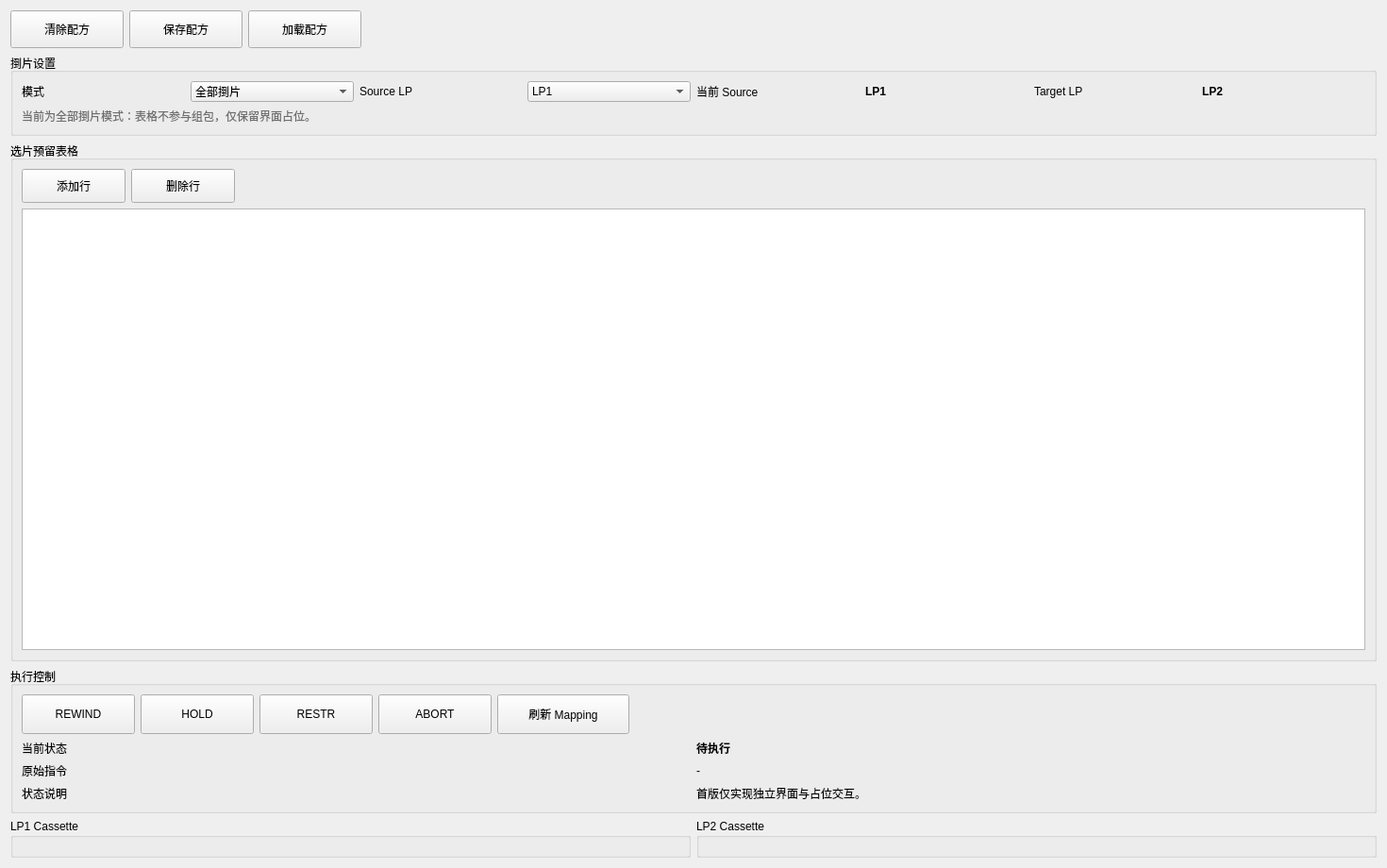
<?xml version="1.0" encoding="UTF-8"?>
<ui version="4.0">
 <class>LPRewindWidget</class>
 <widget class="QWidget" name="LPRewindWidget">
  <property name="geometry">
   <rect>
    <x>0</x>
    <y>0</y>
    <width>1470</width>
    <height>920</height>
   </rect>
  </property>
  <property name="windowTitle">
   <string>LP Rewind</string>
  </property>
  <layout class="QVBoxLayout" name="main_vertical_layout">
   <item>
    <layout class="QHBoxLayout" name="recipe_button_layout">
     <item>
      <widget class="QPushButton" name="clear_recipe_btn">
       <property name="minimumSize">
        <size>
         <width>120</width>
         <height>40</height>
        </size>
       </property>
       <property name="text">
        <string>清除配方</string>
       </property>
      </widget>
     </item>
     <item>
      <widget class="QPushButton" name="save_recipe_btn">
       <property name="minimumSize">
        <size>
         <width>120</width>
         <height>40</height>
        </size>
       </property>
       <property name="text">
        <string>保存配方</string>
       </property>
      </widget>
     </item>
     <item>
      <widget class="QPushButton" name="load_recipe_btn">
       <property name="minimumSize">
        <size>
         <width>120</width>
         <height>40</height>
        </size>
       </property>
       <property name="text">
        <string>加载配方</string>
       </property>
      </widget>
     </item>
     <item>
      <spacer name="recipe_button_spacer">
       <property name="orientation">
        <enum>Qt::Horizontal</enum>
       </property>
       <property name="sizeHint" stdset="0">
        <size>
         <width>40</width>
         <height>20</height>
        </size>
       </property>
      </spacer>
     </item>
    </layout>
   </item>
   <item>
    <widget class="QGroupBox" name="setting_group_box">
     <property name="title">
      <string>捯片设置</string>
     </property>
     <layout class="QGridLayout" name="setting_grid_layout">
      <item row="0" column="0">
       <widget class="QLabel" name="mode_title_label">
        <property name="text">
         <string>模式</string>
        </property>
       </widget>
      </item>
      <item row="0" column="1">
       <widget class="QComboBox" name="mode_combo_box">
        <item>
         <property name="text">
          <string>全部捯片</string>
         </property>
        </item>
        <item>
         <property name="text">
          <string>选片捯片(预留)</string>
         </property>
        </item>
       </widget>
      </item>
      <item row="0" column="2">
       <widget class="QLabel" name="source_title_label">
        <property name="text">
         <string>Source LP</string>
        </property>
       </widget>
      </item>
      <item row="0" column="3">
       <widget class="QComboBox" name="source_lp_combo_box">
        <item>
         <property name="text">
          <string>LP1</string>
         </property>
        </item>
        <item>
         <property name="text">
          <string>LP2</string>
         </property>
        </item>
       </widget>
      </item>
      <item row="0" column="4">
       <widget class="QLabel" name="source_value_title_label">
        <property name="text">
         <string>当前 Source</string>
        </property>
       </widget>
      </item>
      <item row="0" column="5">
       <widget class="QLabel" name="source_lp_value_label">
        <property name="minimumSize">
         <size>
          <width>80</width>
          <height>0</height>
         </size>
        </property>
        <property name="styleSheet">
         <string notr="true">font-weight: bold;</string>
        </property>
        <property name="text">
         <string>LP1</string>
        </property>
       </widget>
      </item>
      <item row="0" column="6">
       <widget class="QLabel" name="target_title_label">
        <property name="text">
         <string>Target LP</string>
        </property>
       </widget>
      </item>
      <item row="0" column="7">
       <widget class="QLabel" name="target_lp_value_label">
        <property name="minimumSize">
         <size>
          <width>80</width>
          <height>0</height>
         </size>
        </property>
        <property name="styleSheet">
         <string notr="true">font-weight: bold;</string>
        </property>
        <property name="text">
         <string>LP2</string>
        </property>
       </widget>
      </item>
      <item row="1" column="0" colspan="8">
       <widget class="QLabel" name="mode_hint_label">
        <property name="styleSheet">
         <string notr="true">color: rgb(110, 110, 110);</string>
        </property>
        <property name="text">
         <string>当前为全部捯片模式：表格不参与组包，仅保留界面占位。</string>
        </property>
        <property name="wordWrap">
         <bool>true</bool>
        </property>
       </widget>
      </item>
     </layout>
    </widget>
   </item>
   <item>
    <widget class="QGroupBox" name="table_group_box">
     <property name="title">
      <string>选片预留表格</string>
     </property>
     <layout class="QVBoxLayout" name="table_vertical_layout">
      <item>
       <layout class="QHBoxLayout" name="table_button_layout">
        <item>
         <widget class="QPushButton" name="add_row_btn">
          <property name="minimumSize">
           <size>
            <width>110</width>
            <height>36</height>
           </size>
          </property>
          <property name="text">
           <string>添加行</string>
          </property>
         </widget>
        </item>
        <item>
         <widget class="QPushButton" name="remove_row_btn">
          <property name="minimumSize">
           <size>
            <width>110</width>
            <height>36</height>
           </size>
          </property>
          <property name="text">
           <string>删除行</string>
          </property>
         </widget>
        </item>
        <item>
         <spacer name="table_button_spacer">
          <property name="orientation">
           <enum>Qt::Horizontal</enum>
          </property>
          <property name="sizeHint" stdset="0">
           <size>
            <width>40</width>
            <height>20</height>
           </size>
          </property>
         </spacer>
        </item>
       </layout>
      </item>
      <item>
       <widget class="QTableWidget" name="rewind_table">
        <property name="alternatingRowColors">
         <bool>true</bool>
        </property>
        <property name="selectionMode">
         <enum>QAbstractItemView::NoSelection</enum>
        </property>
        <property name="editTriggers">
         <set>QAbstractItemView::NoEditTriggers</set>
        </property>
       </widget>
      </item>
     </layout>
    </widget>
   </item>
   <item>
    <widget class="QGroupBox" name="control_group_box">
     <property name="title">
      <string>执行控制</string>
     </property>
     <layout class="QVBoxLayout" name="control_vertical_layout">
      <item>
       <layout class="QHBoxLayout" name="control_button_layout">
        <item>
         <widget class="QPushButton" name="rewind_btn">
          <property name="minimumSize">
           <size>
            <width>120</width>
            <height>42</height>
           </size>
          </property>
          <property name="text">
           <string>REWIND</string>
          </property>
         </widget>
        </item>
        <item>
         <widget class="QPushButton" name="hold_btn">
          <property name="minimumSize">
           <size>
            <width>120</width>
            <height>42</height>
           </size>
          </property>
          <property name="text">
           <string>HOLD</string>
          </property>
         </widget>
        </item>
        <item>
         <widget class="QPushButton" name="restr_btn">
          <property name="minimumSize">
           <size>
            <width>120</width>
            <height>42</height>
           </size>
          </property>
          <property name="text">
           <string>RESTR</string>
          </property>
         </widget>
        </item>
        <item>
         <widget class="QPushButton" name="abort_btn">
          <property name="minimumSize">
           <size>
            <width>120</width>
            <height>42</height>
           </size>
          </property>
          <property name="text">
           <string>ABORT</string>
          </property>
         </widget>
        </item>
        <item>
         <widget class="QPushButton" name="refresh_mapping_btn">
          <property name="minimumSize">
           <size>
            <width>140</width>
            <height>42</height>
           </size>
          </property>
          <property name="text">
           <string>刷新 Mapping</string>
          </property>
         </widget>
        </item>
        <item>
         <spacer name="control_button_spacer">
          <property name="orientation">
           <enum>Qt::Horizontal</enum>
          </property>
          <property name="sizeHint" stdset="0">
           <size>
            <width>40</width>
            <height>20</height>
           </size>
          </property>
         </spacer>
        </item>
       </layout>
      </item>
      <item>
       <layout class="QGridLayout" name="status_grid_layout">
        <item row="0" column="0">
         <widget class="QLabel" name="state_title_label">
          <property name="text">
           <string>当前状态</string>
          </property>
         </widget>
        </item>
        <item row="0" column="1">
         <widget class="QLabel" name="state_value_label">
          <property name="styleSheet">
           <string notr="true">font-weight: bold;</string>
          </property>
          <property name="text">
           <string>待执行</string>
          </property>
         </widget>
        </item>
        <item row="1" column="0">
         <widget class="QLabel" name="command_title_label">
          <property name="text">
           <string>原始指令</string>
          </property>
         </widget>
        </item>
        <item row="1" column="1">
         <widget class="QLabel" name="command_value_label">
          <property name="text">
           <string>-</string>
          </property>
          <property name="wordWrap">
           <bool>true</bool>
          </property>
         </widget>
        </item>
        <item row="2" column="0">
         <widget class="QLabel" name="detail_title_label">
          <property name="text">
           <string>状态说明</string>
          </property>
         </widget>
        </item>
        <item row="2" column="1">
         <widget class="QLabel" name="detail_value_label">
          <property name="text">
           <string>首版仅实现独立界面与占位交互。</string>
          </property>
          <property name="wordWrap">
           <bool>true</bool>
          </property>
         </widget>
        </item>
       </layout>
      </item>
     </layout>
    </widget>
   </item>
   <item>
    <layout class="QHBoxLayout" name="cassette_horizontal_layout">
     <item>
      <widget class="QGroupBox" name="lp1_group_box">
       <property name="title">
        <string>LP1 Cassette</string>
       </property>
       <layout class="QVBoxLayout" name="lp1_cassette_layout"/>
      </widget>
     </item>
     <item>
      <widget class="QGroupBox" name="lp2_group_box">
       <property name="title">
        <string>LP2 Cassette</string>
       </property>
       <layout class="QVBoxLayout" name="lp2_cassette_layout"/>
      </widget>
     </item>
    </layout>
   </item>
  </layout>
 </widget>
 <resources/>
 <connections/>
</ui>
